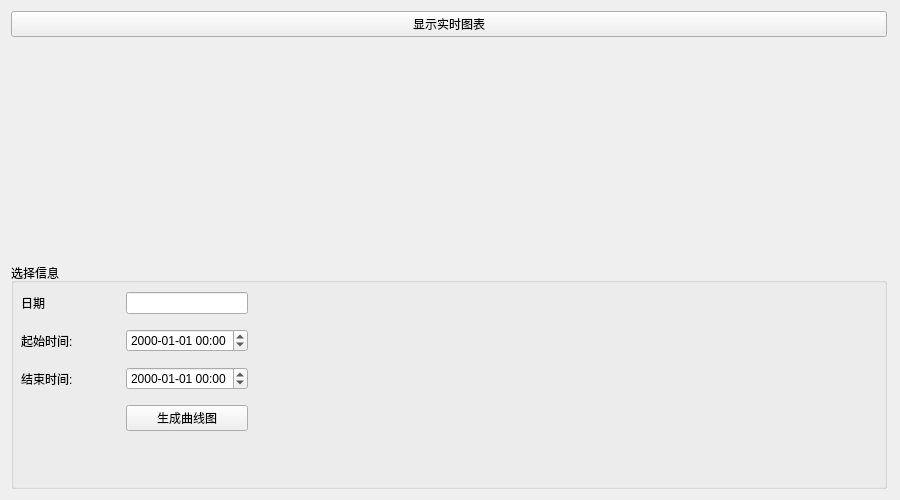
<?xml version="1.0" encoding="UTF-8"?>
<ui version="4.0">
 <class>ChartForm</class>
 <widget class="QWidget" name="ChartForm">
  <property name="geometry">
   <rect>
    <x>0</x>
    <y>0</y>
    <width>900</width>
    <height>500</height>
   </rect>
  </property>
  <property name="sizePolicy">
   <sizepolicy hsizetype="Expanding" vsizetype="Expanding">
    <horstretch>0</horstretch>
    <verstretch>0</verstretch>
   </sizepolicy>
  </property>
  <property name="windowTitle">
   <string>曲线图</string>
  </property>
  <layout class="QHBoxLayout" name="horizontalLayout">
   <item>
    <layout class="QGridLayout" name="gridLayout_chart">
     <property name="sizeConstraint">
      <enum>QLayout::SetMaximumSize</enum>
     </property>
     <property name="verticalSpacing">
      <number>0</number>
     </property>
     <item row="0" column="0">
      <layout class="QHBoxLayout" name="horizontalLayout_2" stretch="0">
       <property name="sizeConstraint">
        <enum>QLayout::SetMaximumSize</enum>
       </property>
       <item>
        <layout class="QHBoxLayout" name="horizontalLayoutChart"/>
       </item>
      </layout>
     </item>
     <item row="0" column="1">
      <layout class="QVBoxLayout" name="verticalLayout_operate">
       <property name="rightMargin">
        <number>2</number>
       </property>
       <item>
        <widget class="QPushButton" name="pushButton_rtDisplay">
         <property name="minimumSize">
          <size>
           <width>20</width>
           <height>0</height>
          </size>
         </property>
         <property name="text">
          <string>显示实时图表</string>
         </property>
        </widget>
       </item>
       <item>
        <spacer name="verticalSpacer">
         <property name="orientation">
          <enum>Qt::Vertical</enum>
         </property>
         <property name="sizeHint" stdset="0">
          <size>
           <width>20</width>
           <height>40</height>
          </size>
         </property>
        </spacer>
       </item>
       <item>
        <widget class="QGroupBox" name="groupBox">
         <property name="sizePolicy">
          <sizepolicy hsizetype="Expanding" vsizetype="Expanding">
           <horstretch>0</horstretch>
           <verstretch>0</verstretch>
          </sizepolicy>
         </property>
         <property name="minimumSize">
          <size>
           <width>50</width>
           <height>0</height>
          </size>
         </property>
         <property name="title">
          <string>选择信息</string>
         </property>
         <widget class="QWidget" name="gridLayoutWidget">
          <property name="geometry">
           <rect>
            <x>10</x>
            <y>20</y>
            <width>267</width>
            <height>161</height>
           </rect>
          </property>
          <layout class="QGridLayout" name="gridLayout_selectInfo" rowstretch="2,0,0,0,0,0" columnstretch="3,0,0">
           <item row="3" column="1">
            <widget class="QDateTimeEdit" name="dateTimeEdit_start">
             <property name="displayFormat">
              <string>yyyy-MM-dd HH:mm</string>
             </property>
            </widget>
           </item>
           <item row="4" column="1">
            <widget class="QDateTimeEdit" name="dateTimeEdit_end">
             <property name="displayFormat">
              <string>yyyy-MM-dd HH:mm</string>
             </property>
            </widget>
           </item>
           <item row="3" column="0">
            <widget class="QLabel" name="label">
             <property name="text">
              <string>起始时间:</string>
             </property>
            </widget>
           </item>
           <item row="0" column="2">
            <spacer name="horizontalSpacer">
             <property name="orientation">
              <enum>Qt::Horizontal</enum>
             </property>
             <property name="sizeHint" stdset="0">
              <size>
               <width>40</width>
               <height>20</height>
              </size>
             </property>
            </spacer>
           </item>
           <item row="4" column="0">
            <widget class="QLabel" name="label_3">
             <property name="text">
              <string>结束时间:</string>
             </property>
            </widget>
           </item>
           <item row="0" column="0">
            <widget class="QLabel" name="label_2">
             <property name="text">
              <string>日期</string>
             </property>
            </widget>
           </item>
           <item row="3" column="2">
            <spacer name="horizontalSpacer_2">
             <property name="orientation">
              <enum>Qt::Horizontal</enum>
             </property>
             <property name="sizeHint" stdset="0">
              <size>
               <width>40</width>
               <height>20</height>
              </size>
             </property>
            </spacer>
           </item>
           <item row="0" column="1">
            <widget class="QLineEdit" name="lineEdit_select"/>
           </item>
           <item row="5" column="1">
            <widget class="QPushButton" name="pushButton_display">
             <property name="text">
              <string>生成曲线图</string>
             </property>
            </widget>
           </item>
          </layout>
         </widget>
        </widget>
       </item>
      </layout>
     </item>
    </layout>
   </item>
  </layout>
 </widget>
 <resources/>
 <connections/>
</ui>
